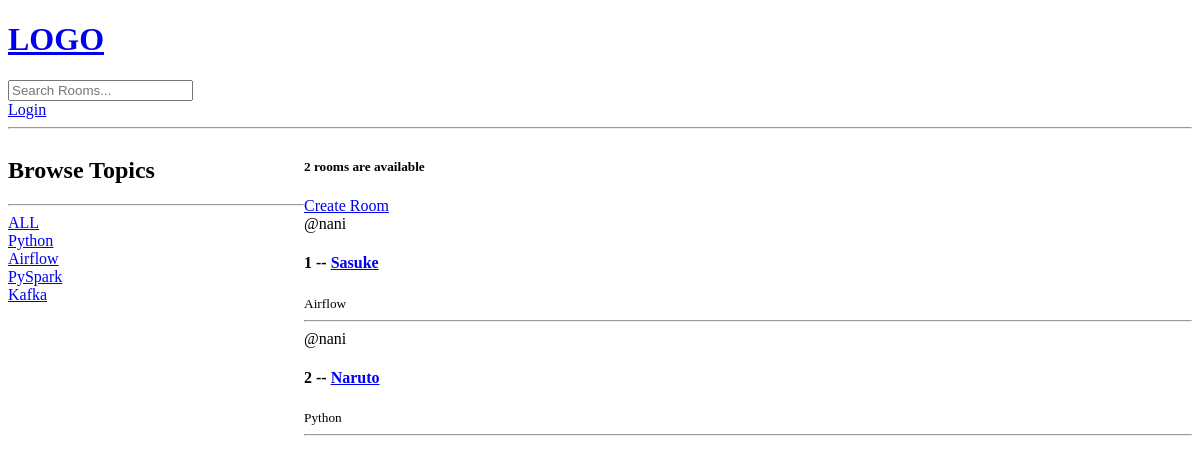
/, run on an earlier commit of the app's database.
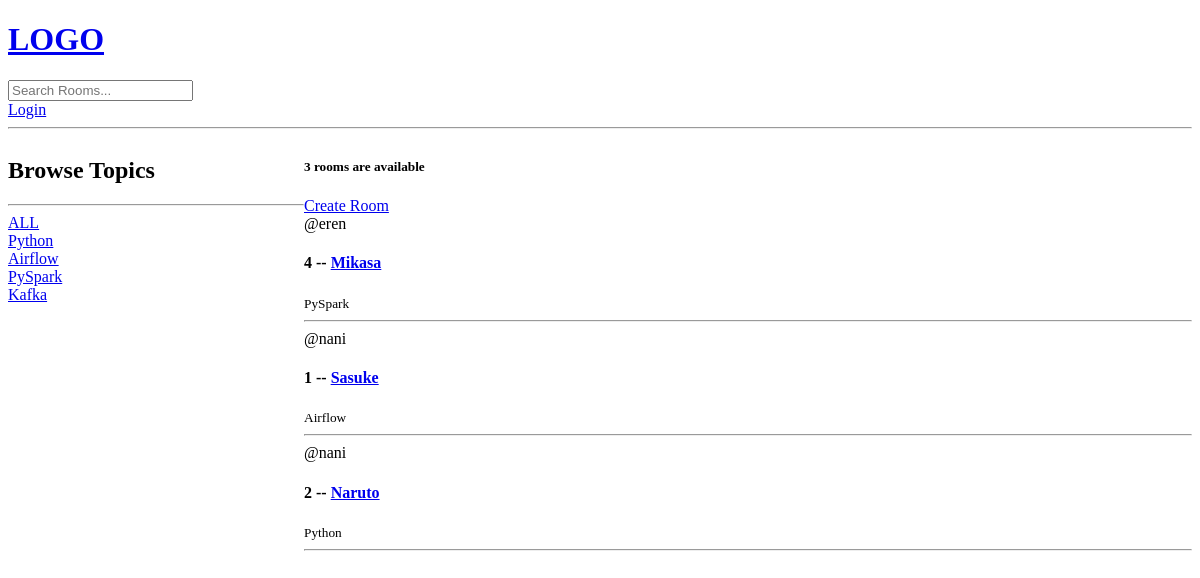
And on a later commit of the database.
### base/models.py (models this page shows, shortened)
class Topic(models.Model):
    name = models.CharField(max_length=200)

class Room(models.Model):
    host = models.ForeignKey(User, on_delete=models.SET_NULL, null=True)  # If user is deleted, set host to null
    topic = models.ForeignKey(Topic, on_delete=models.SET_NULL, null=True)  # If topic is deleted, set topic to null
    name = models.CharField(max_length=200)
    description = models.TextField(null=True, blank=True)
    updated = models.DateTimeField(auto_now=True)
    created = models.DateTimeField(auto_now_add=True)
    class Meta:
        ordering = ['-updated', '-created']    # Order by updated and created fields in descending order

### base/views.py (the view)
# urls.py: 2. Add a URL to urlpatterns:  path('', views.home, name='home')
def home(request):
    q = request.GET.get('q') if request.GET.get('q') != None else ''    # Get query from url if it exists, else set q to empty string
    rooms = Room.objects.filter(
        Q(topic__name__icontains = q) |
        Q(name__icontains = q) |
        Q(description__icontains = q)
        )  # Get all rooms from database
    topics = Topic.objects.all() # Get all topics from database
    context = {
        'rooms': rooms,
        'topics': topics,
        'room_count': rooms.count(),
    }
    return render(request, 'base/home.html', context)

### base/templates/base/home.html (shortened to what this page needs)
{% extends "main.html" %}
{% block content %}
<div class="home-container">
    <div>
        <h2>Browse Topics</h2>
        <hr>
        <div>
            <a href="{% url 'home' %}">ALL</a>
        </div>
        {% for topic in topics %}
            <div>
                <a href="{% url 'home' %}?q={{topic.name}}"> {{ topic.name }} </a>
            </div>
        {% endfor %}
    </div>
    <div>
        <h5>{{room_count}} rooms are available</h5>
        <a href="{% url 'create-room' %}">Create Room</a>
        <div>
            {% for room in rooms %}
                <div>
                    <span>@{{room.host.username}}</span>
                    <h4>
                        {{ room.id}} -- <a href={% url 'room' room.id %}>{{ room.name }}</a>
                    </h4>
                    <small>{{room.topic.name}}</small>
                    <hr>
                </div>
            {% endfor %}
        </div>
    </div>
</div>
{% endblock %}

### templates/main.html (shortened to what this page needs)
<!DOCTYPE html>
<html lang="en">
<head>
</head>
<body>
    {% include 'navbar.html' %}
    {% block content %}
    {% endblock %}
</body>
</html>

### templates/navbar.html
<a href="/">
    <h1>LOGO</h1>
</a>
<form method="GET" action="{% url 'home' %}">
    <input type="text" name="q" placeholder="Search Rooms..." />
</form>
{% if user.is_authenticated %}
<a href="{% url 'logout' %}">Logout</a>
{% else %}
<a href="{% url 'login' %}">Login</a>
{% endif %}
<hr>

### base/templates/base/home.html (style rules this page uses)
.home-container { display: grid; grid-template-columns: 1fr 3fr; }

What changed in the data, as far as the page shows it:
added Room: host.username "eren", id "4", name "Mikasa", topic.name "PySpark"
Also different on the page:
{{ room_count }}: "2" → "3"
